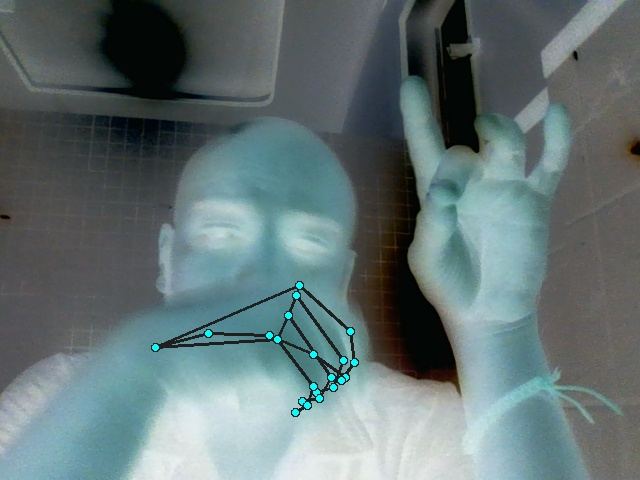
#> input picture picture_1784792098.jpg, 640 x 480 px, given in place of the camera
$ python RealTimeHandGestureDetection.py
#> lines starting #> are read from the running program, lines starting #| are printed output that depends on the picture; after the words box and inside, x2 and y2 are one past the last pixel; in counts of white or black regions, pixels touching at a corner belong together
# Import OpenCV library for computer vision and image processing
import cv2

# Import NumPy library for numerical operations and array creation
import numpy as np


# ---------------------------------------------
# Open the default webcam (0 = primary webcam)
# ---------------------------------------------
cap = cv2.VideoCapture(0)

# Check whether the webcam opened successfully
if not cap.isOpened():
    print("Error: Could not open webcam.")
    exit()  # Stop the program if webcam is not available


# ---------------------------------------------
# Infinite loop to continuously capture frames
# ---------------------------------------------
while True:

    # Capture a single frame from the webcam
    ret, frame = cap.read()
#> frame is the input picture: shape (480, 640, 3); mean B, G, R 116.3, 115.1, 98.8

    # If frame is not captured successfully, stop the program
    if not ret:
        print("Error: Failed to capture image.")
        break


    # ------------------------------------------------------
    # Convert the captured frame from BGR color space to HSV
    # BGR = Blue Green Red (default in OpenCV)
    # HSV = Hue Saturation Value
    # HSV makes color detection easier.
    # ------------------------------------------------------
    hsv = cv2.cvtColor(frame, cv2.COLOR_BGR2HSV)
#> hsv: shape (480, 640, 3); mean H, S, V 80.3, 52.9, 118.6


    # ----------------------------------------------------
    # Define lower and upper HSV values for human skin
    #
    # Hue        : Color
    # Saturation : Purity of color
    # Value      : Brightness
    #
    # Pixels lying within this range are considered skin.
    # ----------------------------------------------------
    lower_skin = np.array([0, 20, 70], dtype=np.uint8)
    upper_skin = np.array([20, 255, 255], dtype=np.uint8)


    # ---------------------------------------------------
    # Create a binary mask.
    #
    # Pixels inside skin range become WHITE (255)
    # Pixels outside skin range become BLACK (0)
    # ---------------------------------------------------
    mask = cv2.inRange(hsv, lower_skin, upper_skin)
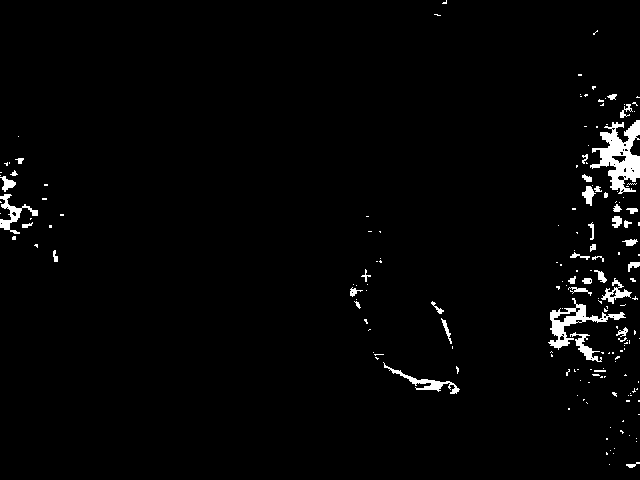
#> mask: shape (480, 640); 2.1% white; 176 white regions (136 under 20 px)


    # ---------------------------------------------------
    # Apply the mask to the original frame.
    #
    # bitwise_and keeps only skin-colored regions.
    # Everything else becomes black.
    # ---------------------------------------------------
    result = cv2.bitwise_and(frame, frame, mask=mask)
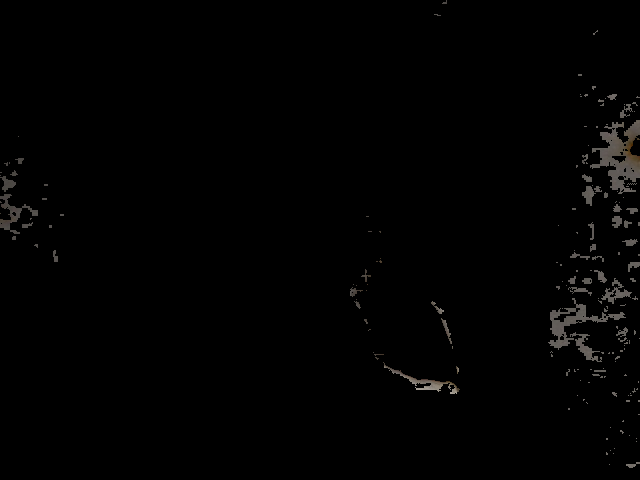
#> result: shape (480, 640, 3); mean B, G, R 1.8, 1.9, 2


    # ---------------------------------------------------
    # Detect contours in the binary mask.
    #
    # Contours are outlines/boundaries of white objects.
    #
    # RETR_EXTERNAL:
    #     Detect only outermost contours.
    #
    # CHAIN_APPROX_SIMPLE:
    #     Stores only important contour points.
    # ---------------------------------------------------
    contours, _ = cv2.findContours(
        mask,
        cv2.RETR_EXTERNAL,
        cv2.CHAIN_APPROX_SIMPLE
    )
#> contours = 176 contours, 144 with area under 20; largest, box (x1, y1, x2, y2) and area: (590, 120, 640, 194) 1688, (548, 298, 626, 350) 926, (0, 194, 38, 234) 340, (383, 362, 460, 394) 306, (601, 278, 632, 304) 210


    # ---------------------------------------------------
    # Check whether any contour has been detected
    # ---------------------------------------------------
    if contours:

        # Find the contour having the maximum area.
        # This assumes the hand is the largest skin object.
        max_contour = max(contours, key=cv2.contourArea)
#> max_contour = contour of 224 points, box (x1, y1, x2, y2) (590, 120, 640, 194), area 1688

        # Ignore very small contours (noise)
        if cv2.contourArea(max_contour) > 500:

            # ------------------------------------------
            # Find the bounding rectangle around hand
            #
            # x = left coordinate
            # y = top coordinate
            # w = width
            # h = height
            # ------------------------------------------
            x, y, w, h = cv2.boundingRect(max_contour)
#> x = 590; y = 120; w = 50; h = 74


            # ------------------------------------------
            # Draw a green rectangle around the hand
            #
            # frame = image
            # (x,y) = top-left corner
            # (x+w,y+h) = bottom-right corner
            # (0,255,0) = green color
            # 2 = thickness
            # ------------------------------------------
            cv2.rectangle(
                frame,
                (x, y),
                (x + w, y + h),
                (0, 255, 0),
                2
            )
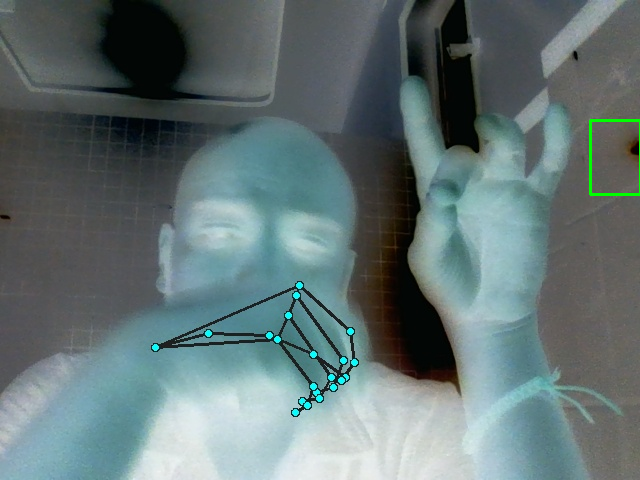
#> frame: shape (480, 640, 3); 0.19% of pixels changed, all inside (x1, y1, x2, y2) = (589, 119, 640, 196)


            # ------------------------------------------
            # Calculate the center of the rectangle
            # ------------------------------------------
            center_x = int(x + w / 2)
#> center_x = 615
            center_y = int(y + h / 2)
#> center_y = 157


            # ------------------------------------------
            # Draw a filled red circle at the center
            #
            # Radius = 5 pixels
            # Color = Red
            # Thickness = -1 means filled circle
            # ------------------------------------------
            cv2.circle(
                frame,
                (center_x, center_y),
                5,
                (0, 0, 255),
                -1
            )
#> frame: shape (480, 640, 3); 0.03% of pixels changed, all inside (x1, y1, x2, y2) = (610, 152, 621, 163)


    # ------------------------------------------
    # Display original webcam frame
    # ------------------------------------------
    cv2.imshow("Original Frame", frame)


    # ------------------------------------------
    # Display only detected skin regions
    # ------------------------------------------
    cv2.imshow("Filtered Frame", result)


    # ------------------------------------------
    # Wait for 1 millisecond for keyboard input
    #
    # If user presses 'q',
    # exit the loop.
    # ------------------------------------------
    if cv2.waitKey(1) & 0xFF == ord('q'):
#> (key q is pressed here)
        break


# ------------------------------------------
# Release the webcam resource
# ------------------------------------------
cap.release()


# ------------------------------------------
# Close all OpenCV windows
# ------------------------------------------
cv2.destroyAllWindows()

$ run again, on picture_1784792122.jpg
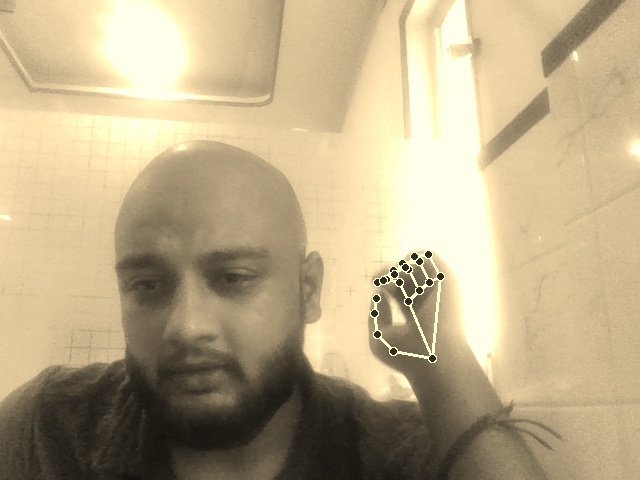
#> input picture picture_1784792122.jpg, 640 x 480 px, given in place of the camera
#> frame is the input picture: shape (480, 640, 3); mean B, G, R 136, 170.6, 187.4
#> hsv: shape (480, 640, 3); mean H, S, V 20.7, 72.3, 187.4
#> `mask = cv2.inRange(hsv, lower_skin, upper_skin)`:
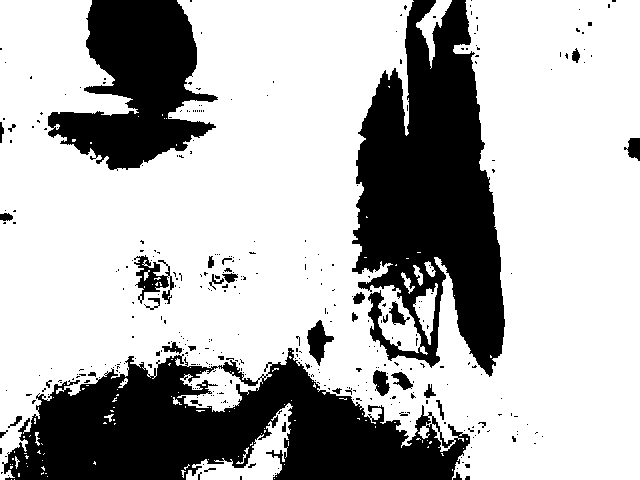
#> mask: shape (480, 640); 70.2% white; 374 black regions (335 under 20 px)
#> contours = 110 contours, 101 with area under 20; largest, box (x1, y1, x2, y2) and area: (0, 0, 640, 480) 212708, (186, 403, 293, 480) 2400, (416, 0, 452, 69) 698, (413, 283, 438, 345) 644, (424, 261, 436, 277) 84
#> max_contour = contour of 2536 points, box (x1, y1, x2, y2) (0, 0, 640, 480), area 212708
#> x = 0; w = 640; h = 480
#> `cv2.rectangle( frame, (x, y), (x + w, y + h), (0, 255, 0), 2 )`:
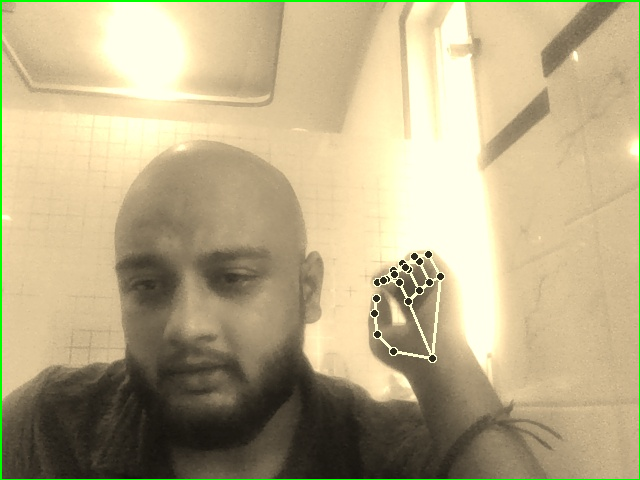
#> frame: shape (480, 640, 3); 1.09% of pixels changed, all inside (x1, y1, x2, y2) = (0, 0, 640, 480)
#> center_x = 320
#> center_y = 240

$ run again, on picture_1785240389.jpg
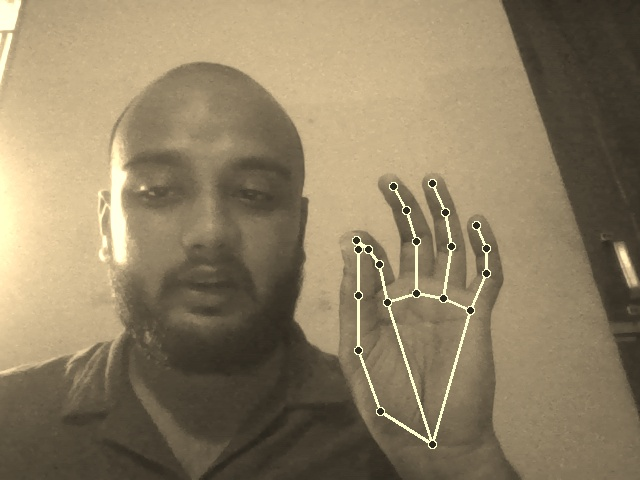
#> input picture picture_1785240389.jpg, 640 x 480 px, given in place of the camera
#> frame is the input picture: shape (480, 640, 3); mean B, G, R 99.3, 127.2, 142.2
#> hsv: shape (480, 640, 3); mean H, S, V 19.6, 77.6, 142.2
#> `mask = cv2.inRange(hsv, lower_skin, upper_skin)`:
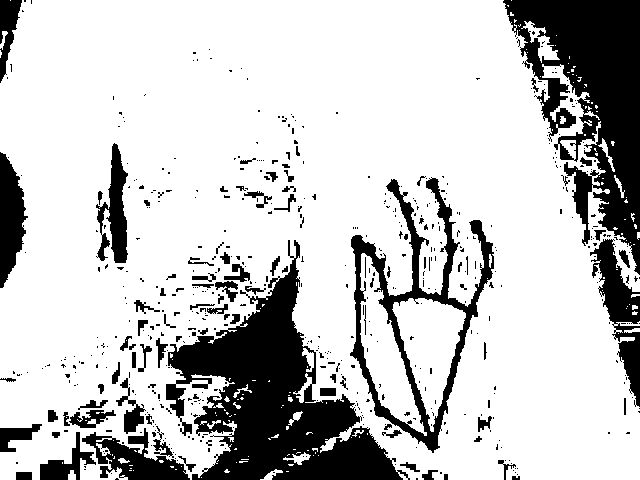
#> mask: shape (480, 640); 77.6% white; 561 black regions (467 under 20 px)
#> contours = 146 contours, 130 with area under 20; largest, box (x1, y1, x2, y2) and area: (0, 0, 640, 480) 251882, (521, 21, 560, 63) 434, (302, 348, 314, 372) 114, (283, 452, 311, 465) 112, (598, 138, 615, 172) 88
#> max_contour = contour of 2457 points, box (x1, y1, x2, y2) (0, 0, 640, 480), area 251882
#> x = 0; w = 640; h = 480
#> `cv2.rectangle( frame, (x, y), (x + w, y + h), (0, 255, 0), 2 )`:
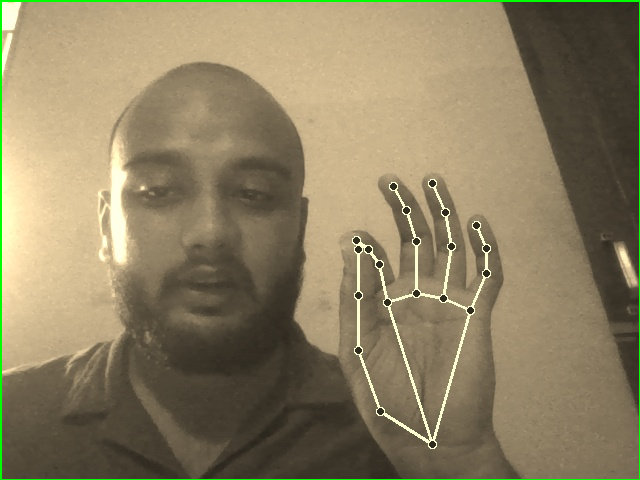
#> frame: shape (480, 640, 3); 1.09% of pixels changed, all inside (x1, y1, x2, y2) = (0, 0, 640, 480)
#> center_x = 320
#> center_y = 240

$ run again, on picture_1785240405.jpg
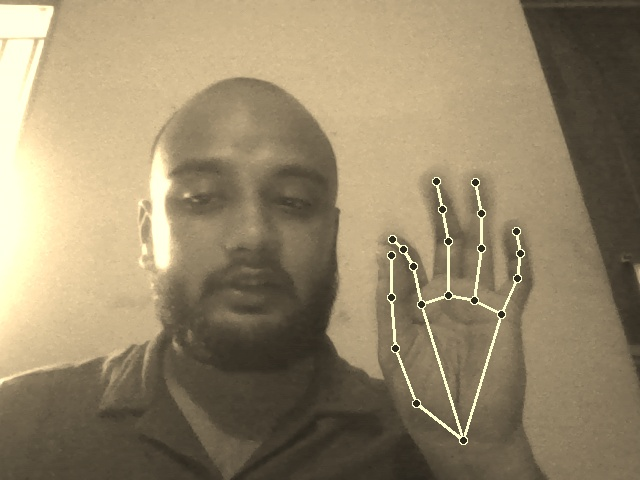
#> input picture picture_1785240405.jpg, 640 x 480 px, given in place of the camera
#> frame is the input picture: shape (480, 640, 3); mean B, G, R 105.9, 134.7, 149.6
#> hsv: shape (480, 640, 3); mean H, S, V 19.9, 76.2, 149.6
#> `mask = cv2.inRange(hsv, lower_skin, upper_skin)`:
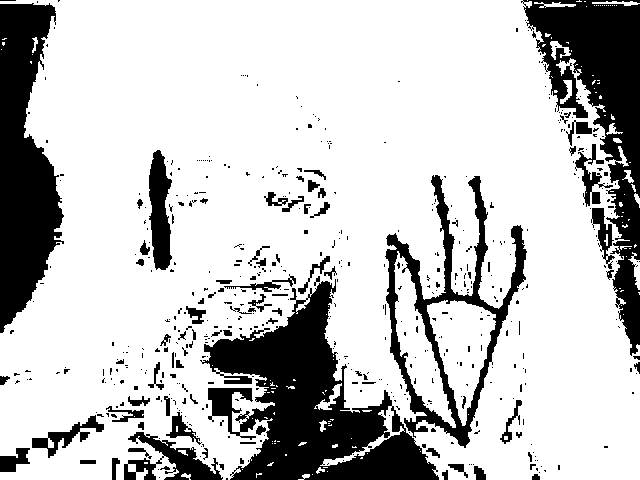
#> mask: shape (480, 640); 76.8% white; 523 black regions (436 under 20 px)
#> contours = 121 contours, 107 with area under 20; largest, box (x1, y1, x2, y2) and area: (0, 0, 640, 480) 251497, (314, 383, 342, 410) 170, (628, 252, 640, 290) 134, (550, 41, 571, 60) 122, (560, 80, 572, 104) 100
#> max_contour = contour of 2188 points, box (x1, y1, x2, y2) (0, 0, 640, 480), area 251497
#> x = 0; w = 640; h = 480
#> `cv2.rectangle( frame, (x, y), (x + w, y + h), (0, 255, 0), 2 )`:
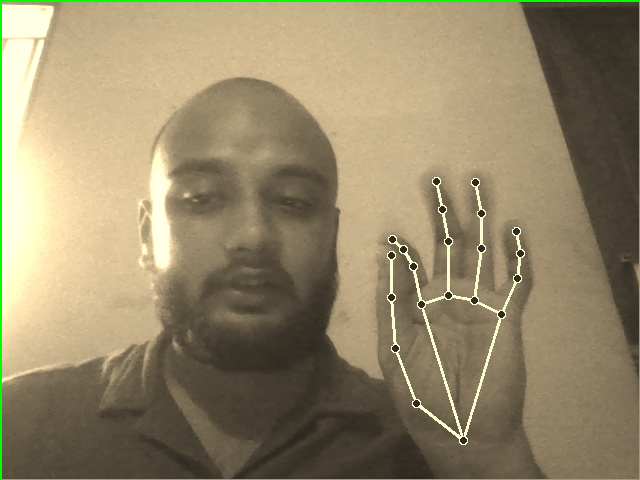
#> frame: shape (480, 640, 3); 1.09% of pixels changed, all inside (x1, y1, x2, y2) = (0, 0, 640, 480)
#> center_x = 320
#> center_y = 240
